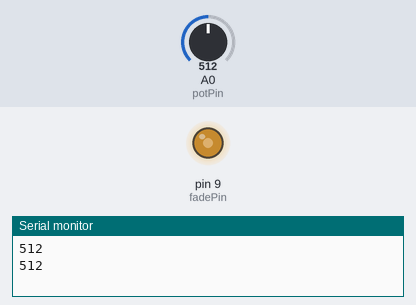
Bench run of a sketch on a simulated Arduino Uno, built with avr-gcc and run on an emulated ATmega328P. Shown: output pins drawn as LEDs (lit = HIGH), the last lines printed to the serial monitor. The inputs (shaded band) are chosen by the test bench; at power-on: A0 (potPin) = 512.

Above: at 1.8 s.
1.9 s: A0 (potPin) set to 716
At 3.2 s:
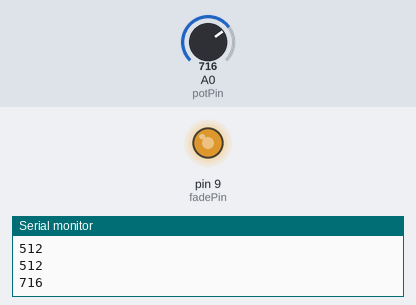
3.5 s: A0 (potPin) set to 900
At 5.3 s:
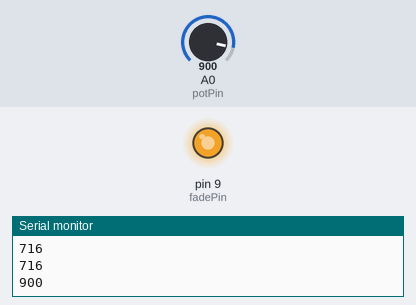
6.4 s: A0 (potPin) set to 122
At 7.9 s:
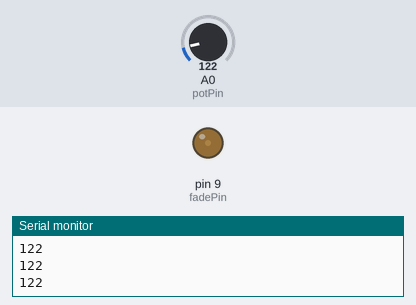
8.2 s: A0 (potPin) set to 0
At 9.6 s:
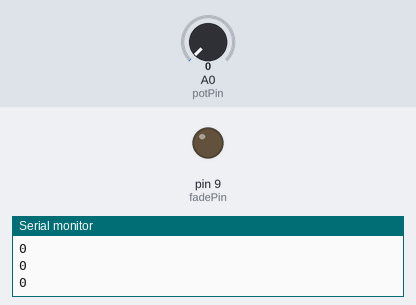
Timing chart, 0 to 10.9 s (numbered marks = the images above; inputs shaded):
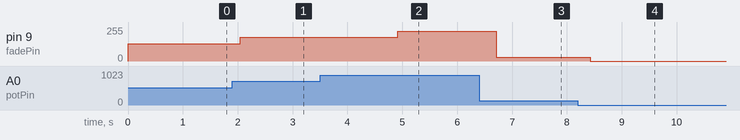

The sketch:

Rotaional_pots.ino
```cpp
int potPin = 0;   // select the input pin for the potentiometer
int fadePin = 9;   // select the pin for the LED
int blinkingPin = 10;
int val = 0;      // variable to store the value coming from the sensor

void setup() {
  Serial.begin(9600);
}

void loop() {
  val = analogRead(potPin);    // read the value from the sensor, between 0 - 1024
  Serial.println(val);
  analogWrite(fadePin, val/4); // analogWrite can be between 0-255
  digitalWrite(blinkingPin, HIGH);
  delay(val);
  digitalWrite(blinkingPin, LOW);
  delay(val);
}
```

Measured:
- after the input at 1.9 s, pin 9 (fadePin): 128/255 → 179/255 after 0.15 s
- after the input at 3.5 s, pin 9 (fadePin): 179/255 → 225/255 after 1.4 s
- after the input at 6.4 s, pin 9 (fadePin): 225/255 → 30/255 after 0.31 s
- after the input at 8.2 s, pin 9 (fadePin): 30/255 → 0/255 after 0.22 s
